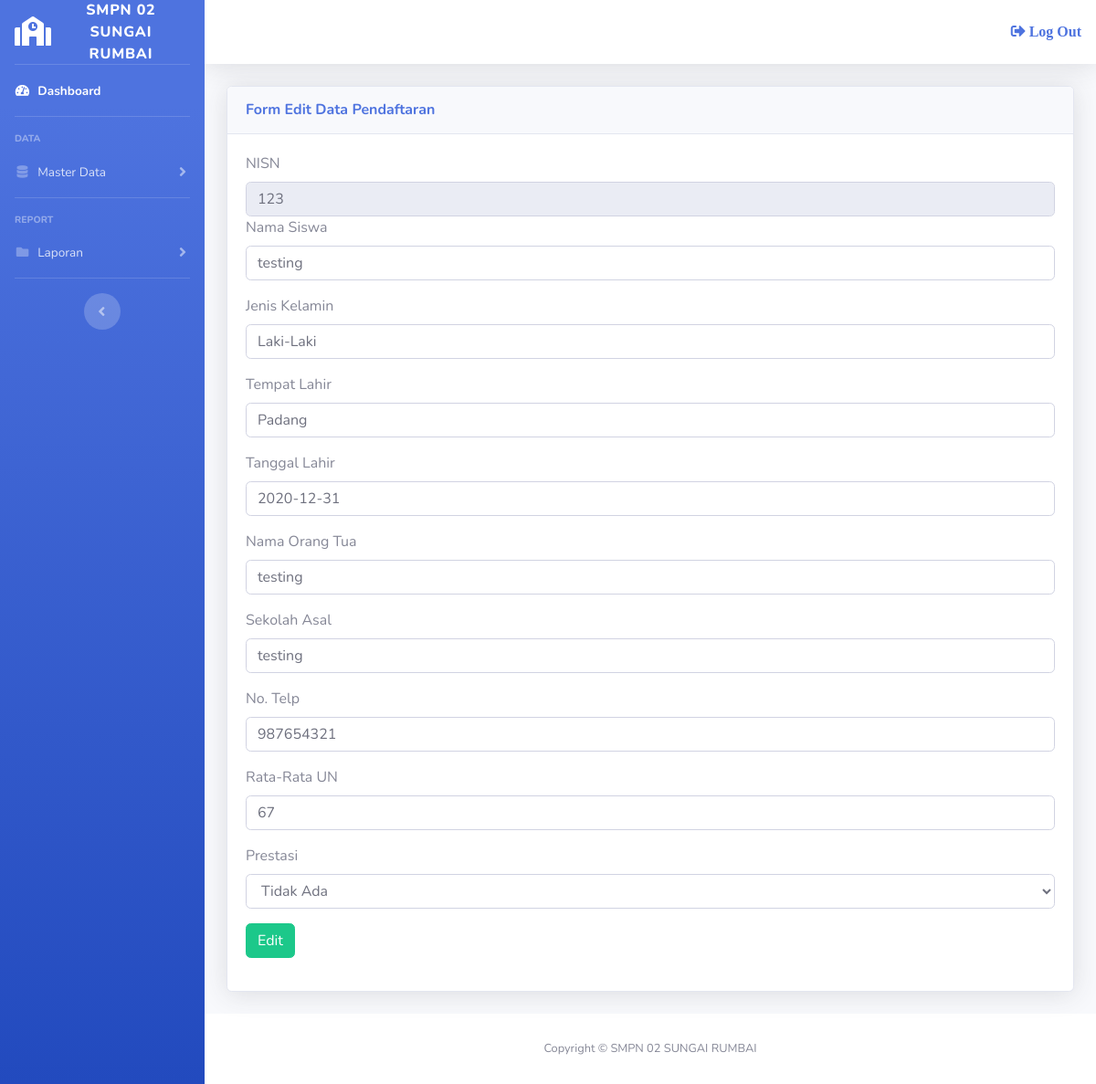
The app's page /admin/editpendaftaran.php?kd=123 (signed in) with its own data.
### tables this page shows
CREATE TABLE `tbl_siswa` (
  `nisn` varchar(15) NOT NULL,
  `nm_siswa` varchar(30) NOT NULL,
  `jenis_kelamin` varchar(15) NOT NULL,
  `tempat_lahir` varchar(20) NOT NULL,
  `tanggal_lahir` date NOT NULL,
  `nm_orangtua` varchar(30) NOT NULL,
  `sekolah_asal` varchar(30) NOT NULL,
  `no_telp` varchar(12) NOT NULL,
  `rata_un` float NOT NULL,
  `prestasi` varchar(50) NOT NULL
);

### admin/editpendaftaran.php (the view, shortened to what this page needs)
<?php
	include ("style/header.php");
	include ("style/sidebar.php");
	include ("../config/koneksi.php");
	$nisn = $_GET['kd'];
?>
<div class="container-fluid">
	<div class="card shadow mb-4">
		<div class="card-header py-3">
			<h6 class="m-0 font-weight-bold text-primary">Form Edit Data Pendaftaran</h6>
		</div>
		<div class="card-body">
			<?php
			$qq = mysqli_query($konek, "SELECT * FROM tbl_siswa WHERE nisn = '$nisn'");
			$dd = mysqli_fetch_assoc($qq);
			?>
			<form action="" method="POST">
				<label>NISN</label>
				<input type="text" class="form-control" name="nisn" value="<?php echo $dd['nisn']; ?>" readonly="">
				<div class="form-group">
					<label>Nama Siswa</label>
					<input type="text" class="form-control" name="nm_siswa" value="<?php echo $dd['nm_siswa']; ?>">
				</div>
				<div class="form-group">
					<label>Jenis Kelamin</label>
					<input type="text" class="form-control" name="jenis_kelamin" value="<?php echo $dd['jenis_kelamin']; ?>">
				</div>
				<div class="form-group">
					<label>Tempat Lahir</label>
					<input type="text" class="form-control" name="tempat_lahir" value="<?php echo $dd['tempat_lahir']; ?>">
				</div>
				<div class="form-group">
					<label>Tanggal Lahir</label>
					<input type="text" class="form-control" name="tanggal_lahir" value="<?php echo $dd['tanggal_lahir']; ?>">
				</div>
				<div class="form-group">
					<label>Nama Orang Tua</label>
					<input type="text" class="form-control" name="nm_orangtua" value="<?php echo $dd['nm_orangtua']; ?>">
				</div>
				<div class="form-group">
					<label>Sekolah Asal</label>
					<input type="text" class="form-control" name="sekolah_asal" value="<?php echo $dd['sekolah_asal']; ?>">
				</div>
				<div class="form-group">
					<label>No. Telp</label>
					<input type="text" class="form-control" name="no_telp" value="<?php echo $dd['no_telp']; ?>">
				</div>
				<div class="form-group">
					<label>Rata-Rata UN</label>
					<input type="text" class="form-control" name="rata_un" value="<?php echo $dd['rata_un']; ?>">
				</div>
				<div class="form-group">
					<label>Prestasi</label>
					<select name="prestasi" class="form-control">
						<option value="<?php echo $dd['prestasi'] ?>"><?php echo $dd['prestasi']; ?></option>
					</select>
				</div>
				<div class="form-group">
					<button type="submit" name="edit" class="btn btn-md btn-success">Edit</button>
				</div>
			</form>
		</div>
	</div>
</div>
<?php
	include ("style/footer.php");
?>

### records on screen
tbl_siswa: nisn "123", nm_siswa "testing", jenis_kelamin "Laki-Laki", tempat_lahir "Padang", tanggal_lahir "2020-12-31", nm_orangtua "testing", sekolah_asal "testing", no_telp "987654321", rata_un "67", prestasi "Tidak Ada"
